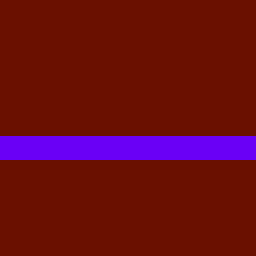

A level layout from a 2D game, rendered from its tile map. Below: a short description, then the map file with its tile-grid data intact:
An orthogonal 32x32 tile map with 8x8 px tiles, 1 tile layer (Tile Layer 1).

<map version="1.10" tiledversion="1.10.2" orientation="orthogonal" renderorder="right-down" width="32" height="32" tilewidth="8" tileheight="8" infinite="0" nextlayerid="2" nextobjectid="1">
 <tileset firstgid="1" source="Dungeon.tsx" />
 <layer id="1" name="Tile Layer 1" width="32" height="32">
  <data encoding="csv">
56,56,56,56,56,56,56,56,56,56,56,56,56,56,56,56,56,56,56,56,56,56,56,56,56,56,56,56,56,56,56,56,
56,56,56,56,56,56,56,56,56,56,56,56,56,56,56,56,56,56,56,56,56,56,56,56,56,56,56,56,56,56,56,56,
56,56,56,56,56,56,56,56,56,56,56,56,56,56,56,56,56,56,56,56,56,56,56,56,56,56,56,56,56,56,56,56,
56,56,56,56,56,56,56,56,56,56,56,56,56,56,56,56,56,56,56,56,56,56,56,56,56,56,56,56,56,56,56,56,
56,56,56,56,56,56,56,56,56,56,56,56,56,56,56,56,56,56,56,56,56,56,56,56,56,56,56,56,56,56,56,56,
56,56,56,56,56,56,56,56,56,56,56,56,56,56,56,56,56,56,56,56,56,56,56,56,56,56,56,56,56,56,56,56,
56,56,56,56,56,56,56,56,56,56,56,56,56,56,56,56,56,56,56,56,56,56,56,56,56,56,56,56,56,56,56,56,
56,56,56,56,56,56,56,56,56,56,56,56,56,56,56,56,56,56,56,56,56,56,56,56,56,56,56,56,56,56,56,56,
56,56,56,56,56,56,56,56,56,56,56,56,56,56,56,56,56,56,56,56,56,56,56,56,56,56,56,56,56,56,56,56,
56,56,56,56,56,56,56,56,56,56,56,56,56,56,56,56,56,56,56,56,56,56,56,56,56,56,56,56,56,56,56,56,
56,56,56,56,56,56,56,56,56,56,56,56,56,56,56,56,56,56,56,56,56,56,56,56,56,56,56,56,56,56,56,56,
56,56,56,56,56,56,56,56,56,56,56,56,56,56,56,56,56,56,56,56,56,56,56,56,56,56,56,56,56,56,56,56,
56,56,56,56,56,56,56,56,56,56,56,56,56,56,56,56,56,56,56,56,56,56,56,56,56,56,56,56,56,56,56,56,
56,56,56,56,56,56,56,56,56,56,56,56,56,56,56,56,56,56,56,56,56,56,56,56,56,56,56,56,56,56,56,56,
56,56,56,56,56,56,56,56,56,56,56,56,56,56,56,56,56,56,56,56,56,56,56,56,56,56,56,56,56,56,56,56,
56,56,56,56,56,56,56,56,56,56,56,56,56,56,56,56,56,56,56,56,56,56,56,56,56,56,56,56,56,56,56,56,
56,56,56,56,56,56,56,56,56,56,56,56,56,56,56,56,56,56,56,56,56,56,56,56,56,56,56,56,56,56,56,56,
58,58,58,58,58,58,58,58,58,58,58,58,58,58,58,58,58,58,58,58,58,58,58,58,58,58,58,58,58,58,58,58,
58,58,58,58,58,58,58,58,58,58,58,58,58,58,58,58,58,58,58,58,58,58,58,58,58,58,58,58,58,58,58,58,
58,58,58,58,58,58,58,58,58,58,58,58,58,58,58,58,58,58,58,58,58,58,58,58,58,58,58,58,58,58,58,58,
56,56,56,56,56,56,56,56,56,56,56,56,56,56,56,56,56,56,56,56,56,56,56,56,56,56,56,56,56,56,56,56,
56,56,56,56,56,56,56,56,56,56,56,56,56,56,56,56,56,56,56,56,56,56,56,56,56,56,56,56,56,56,56,56,
56,56,56,56,56,56,56,56,56,56,56,56,56,56,56,56,56,56,56,56,56,56,56,56,56,56,56,56,56,56,56,56,
56,56,56,56,56,56,56,56,56,56,56,56,56,56,56,56,56,56,56,56,56,56,56,56,56,56,56,56,56,56,56,56,
56,56,56,56,56,56,56,56,56,56,56,56,56,56,56,56,56,56,56,56,56,56,56,56,56,56,56,56,56,56,56,56,
56,56,56,56,56,56,56,56,56,56,56,56,56,56,56,56,56,56,56,56,56,56,56,56,56,56,56,56,56,56,56,56,
56,56,56,56,56,56,56,56,56,56,56,56,56,56,56,56,56,56,56,56,56,56,56,56,56,56,56,56,56,56,56,56,
56,56,56,56,56,56,56,56,56,56,56,56,56,56,56,56,56,56,56,56,56,56,56,56,56,56,56,56,56,56,56,56,
56,56,56,56,56,56,56,56,56,56,56,56,56,56,56,56,56,56,56,56,56,56,56,56,56,56,56,56,56,56,56,56,
56,56,56,56,56,56,56,56,56,56,56,56,56,56,56,56,56,56,56,56,56,56,56,56,56,56,56,56,56,56,56,56,
56,56,56,56,56,56,56,56,56,56,56,56,56,56,56,56,56,56,56,56,56,56,56,56,56,56,56,56,56,56,56,56,
56,56,56,56,56,56,56,56,56,56,56,56,56,56,56,56,56,56,56,56,56,56,56,56,56,56,56,56,56,56,56,56
</data>
 </layer>
</map>
